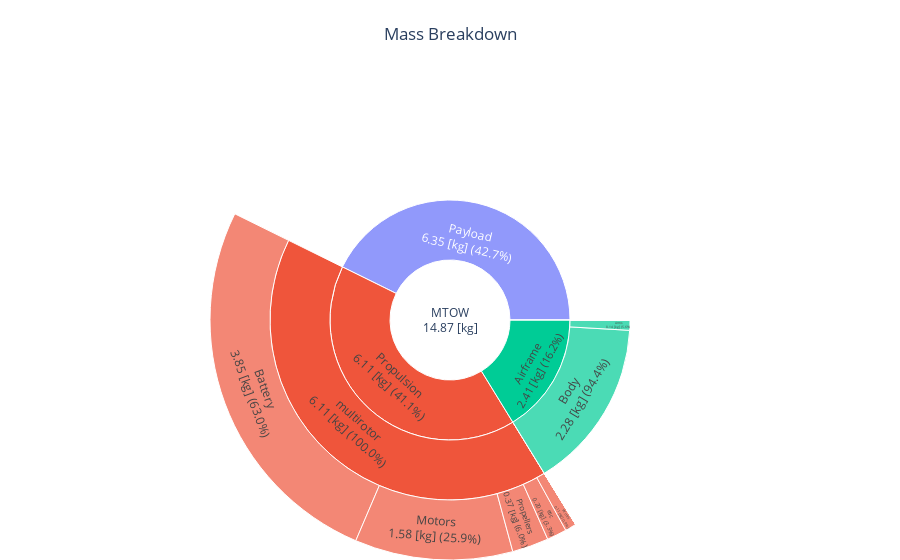

Notebook code for this chart:
### Code cell
fig = mass_breakdown_sun_plot_drone(OUTPUT_FILE_DISCRETE)
fig.show()

### Figure 1 — Plotly figure (JSON) as saved in the notebook; plotly's stock layout.template omitted (floating-point values rounded to 4 significant figures)
{"data": [{"branchvalues": "total", "labels": ["MTOW<br>14.87 [kg]", "Payload<br>6.35 [kg] (42.7%)", "Fuel mission<br>0.00 [kg] (0.0%)", "Propulsion<br>6.11 [kg] (41.1%)", "Airframe<br>2.41 [kg] (16.2%)", "multirotor<br>6.11 [kg] (100.0%)", "Propellers<br>0.37 [kg] (6.0%)", "Motors<br>1.58 [kg] (25.9%)", "Gearboxes<br>0.00 [kg] (0.0%)", "esc<br>0.20 [kg] (3.3%)", "Battery<br>3.85 [kg] (63.0%)", "Wires<br>0.11 [kg] (1.9%)", "fixedwing<br>0.00 [kg] (0.0%)", "Propellers<br>0.00 [kg] (0.0%)", "Motors<br>0.00 [kg] (0.0%)", "Gearboxes<br>0.00 [kg] (0.0%)", "esc<br>0.00 [kg] (0.0%)", "Battery<br>0.00 [kg] (0.0%)", "Wires<br>0.00 [kg] (0.0%)", "Body<br>2.28 [kg] (94.4%)", "Arms<br>0.14 [kg] (5.6%)", "Wing<br>0.00 [kg] (0.0%)", "Fuselage<br>0.00 [kg] (0.0%)", "HTP<br>0.00 [kg] (0.0%)", "VTP<br>0.00 [kg] (0.0%)"], "parents": ["", "MTOW<br>14.87 [kg]", "MTOW<br>14.87 [kg]", "MTOW<br>14.87 [kg]", "MTOW<br>14.87 [kg]", "Propulsion<br>6.11 [kg] (41.1%)", "multirotor<br>6.11 [kg] (100.0%)", "multirotor<br>6.11 [kg] (100.0%)", "multirotor<br>6.11 [kg] (100.0%)", "multirotor<br>6.11 [kg] (100.0%)", "multirotor<br>6.11 [kg] (100.0%)", "multirotor<br>6.11 [kg] (100.0%)", "Propulsion<br>6.11 [kg] (41.1%)", "fixedwing<br>0.00 [kg] (0.0%)", "fixedwing<br>0.00 [kg] (0.0%)", "fixedwing<br>0.00 [kg] (0.0%)", "fixedwing<br>0.00 [kg] (0.0%)", "fixedwing<br>0.00 [kg] (0.0%)", "fixedwing<br>0.00 [kg] (0.0%)", "Airframe<br>2.41 [kg] (16.2%)", "Airframe<br>2.41 [kg] (16.2%)", "Airframe<br>2.41 [kg] (16.2%)", "Airframe<br>2.41 [kg] (16.2%)", "Airframe<br>2.41 [kg] (16.2%)", "Airframe<br>2.41 [kg] (16.2%)"], "type": "sunburst", "values": [14.87, 6.35, 0, 6.108, 2.412, 6.108, 0.366, 1.582, 0, 0.1986, 3.848, 0.1137, 0, 0, 0, 0, 0, 0, 0, 2.276, 0.1363, 0, 0, 0, 0]}], "layout": {"autosize": true, "margin": {"b": 0, "l": 0, "r": 0, "t": 80}, "title": {"text": "Mass Breakdown", "x": 0.5}}}
